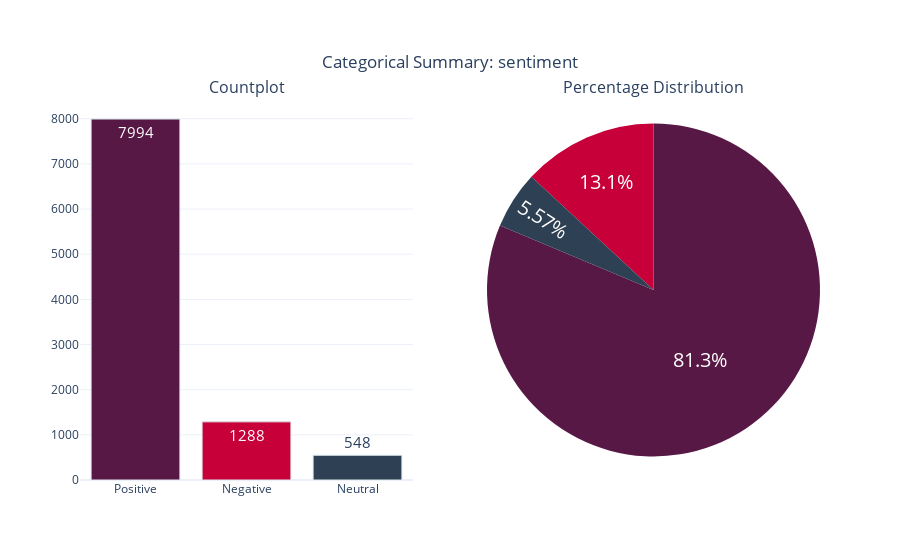

Notebook cell for this chart:
### Code cell
# Let's see if we have an unbalanced data problem
categorical_variable_summary(df,'sentiment')

### Figure 1 — Plotly figure (JSON) as saved in the notebook; plotly's stock layout.template omitted (floating-point values rounded to 4 significant figures)
{"data": [{"marker": {"color": ["#581845", "#C70039", "#2E4053", "#1ABC9C", "#7F8C8D"], "line": {"color": "#DBE6EC", "width": 1}}, "name": "sentiment", "showlegend": false, "text": ["7994", "1288", "548"], "textfont": {"size": 15}, "textposition": "auto", "type": "bar", "x": ["Positive", "Negative", "Neutral"], "xaxis": "x", "y": [7994, 1288, 548], "yaxis": "y"}, {"domain": {"x": [0.55, 1], "y": [0, 1]}, "labels": ["Positive", "Negative", "Neutral"], "marker": {"colors": ["#581845", "#C70039", "#2E4053", "#1ABC9C", "#7F8C8D"]}, "name": "sentiment", "showlegend": false, "textfont": {"size": 20}, "textposition": "auto", "type": "pie", "values": [7994, 1288, 548]}], "layout": {"annotations": [{"font": {"size": 16}, "showarrow": false, "text": "Countplot", "x": 0.225, "xanchor": "center", "xref": "paper", "y": 1, "yanchor": "bottom", "yref": "paper"}, {"font": {"size": 16}, "showarrow": false, "text": "Percentage Distribution", "x": 0.775, "xanchor": "center", "xref": "paper", "y": 1, "yanchor": "bottom", "yref": "paper"}], "autosize": true, "title": {"text": "Categorical Summary: sentiment", "x": 0.5, "xanchor": "center", "y": 0.9, "yanchor": "top"}, "xaxis": {"anchor": "y", "autorange": true, "domain": [0, 0.45], "range": [-0.5, 2.5], "type": "category"}, "yaxis": {"anchor": "x", "autorange": true, "domain": [0, 1], "range": [0, 8415.0], "type": "linear"}}}
